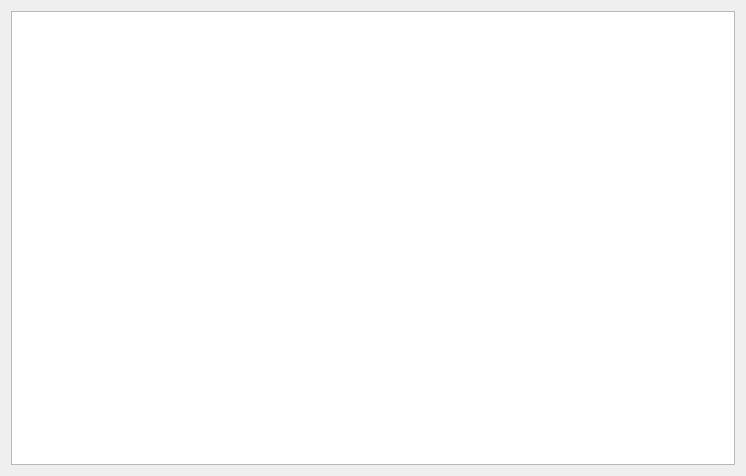
<?xml version="1.0" encoding="UTF-8"?>
<ui version="4.0">
 <class>Dialog</class>
 <widget class="QDialog" name="Dialog">
  <property name="geometry">
   <rect>
    <x>0</x>
    <y>0</y>
    <width>746</width>
    <height>476</height>
   </rect>
  </property>
  <property name="windowTitle">
   <string>Dialog</string>
  </property>
  <layout class="QVBoxLayout" name="verticalLayout">
   <item>
    <widget class="QGraphicsView" name="graphicsView"/>
   </item>
  </layout>
 </widget>
 <layoutdefault spacing="6" margin="11"/>
 <resources/>
 <connections/>
</ui>
